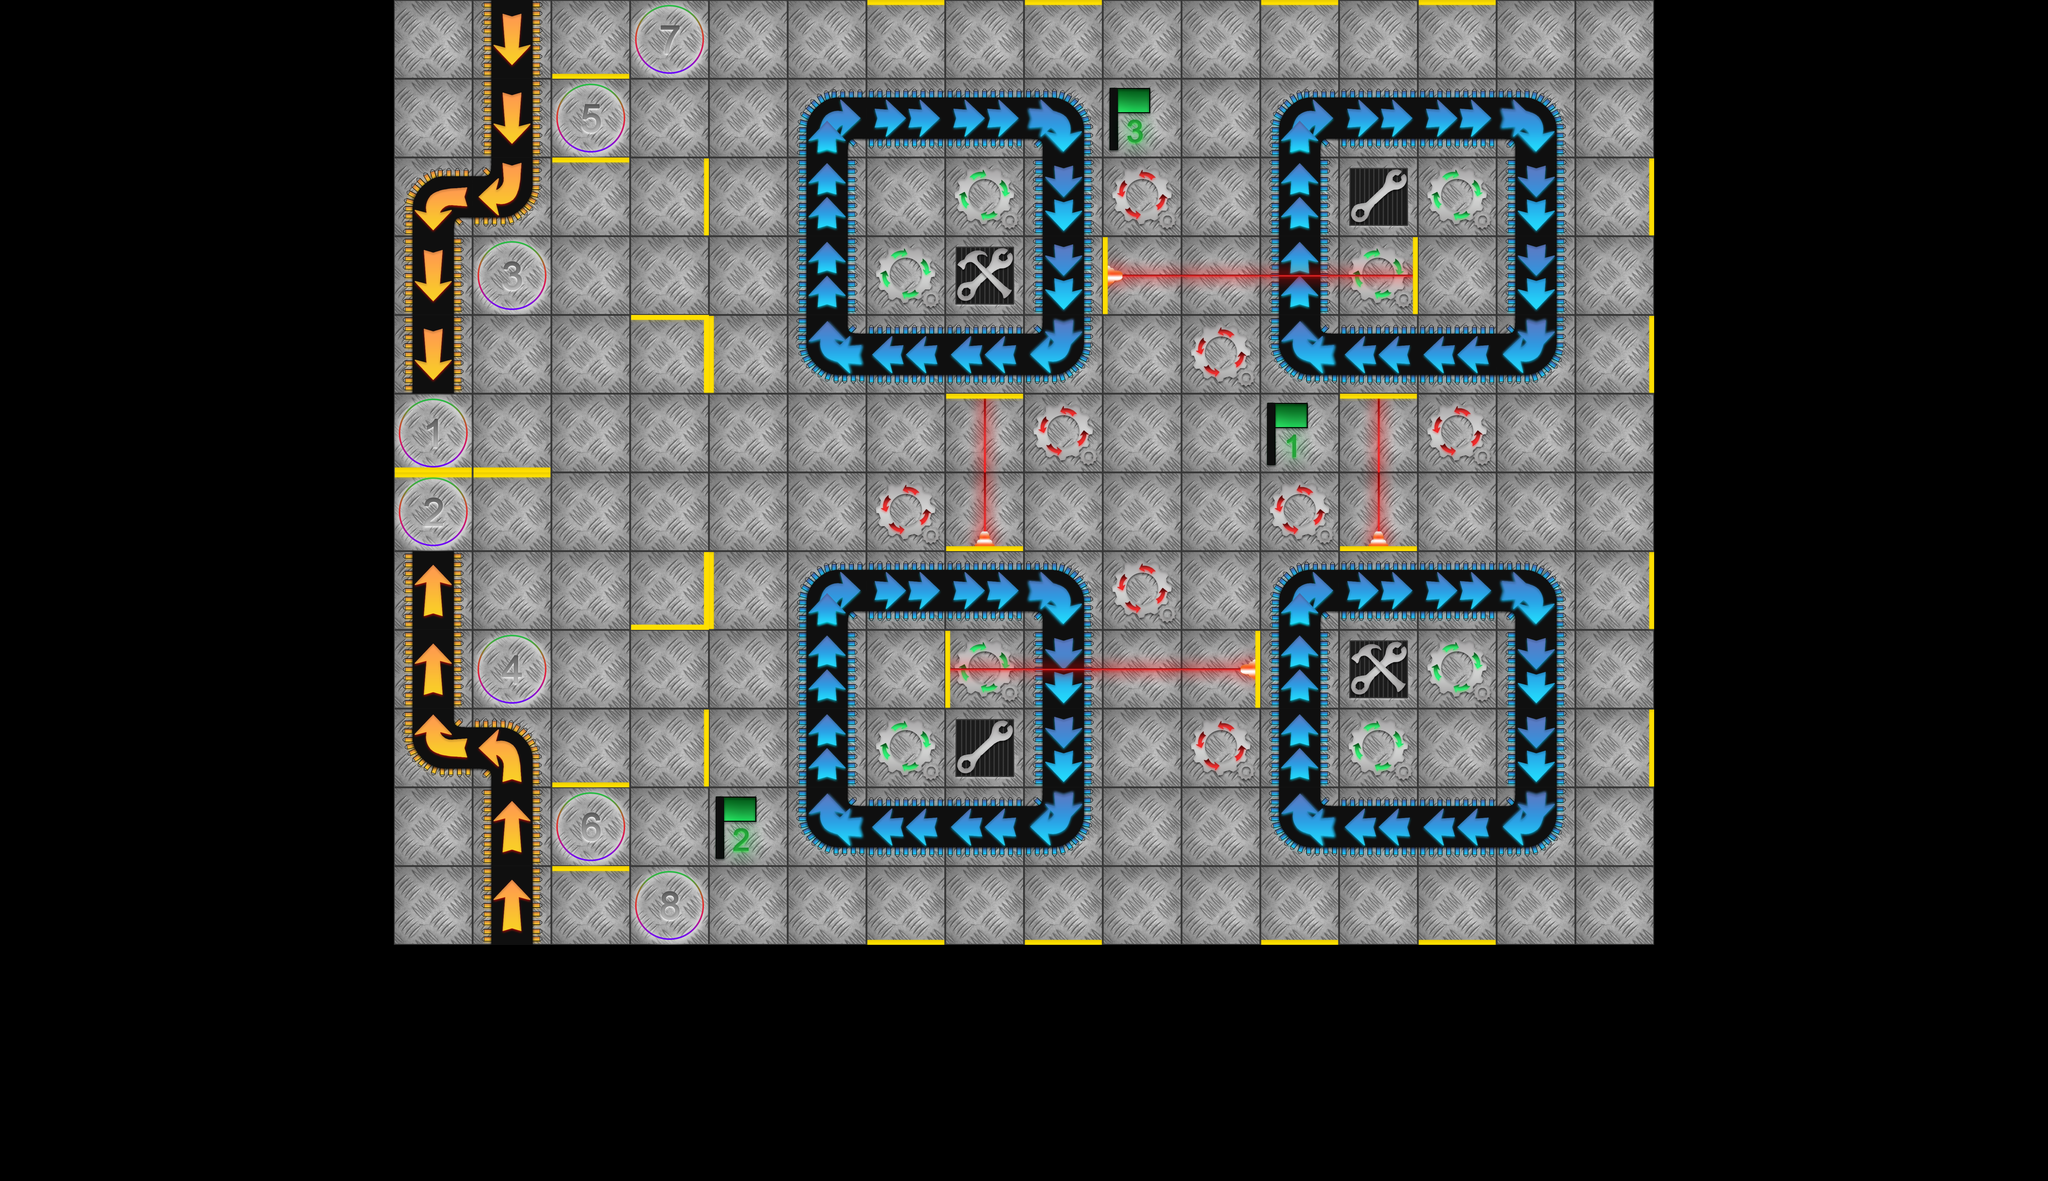

A 2D game scene composited from a Tiled map and its tileset images. What follows is a short description and the map's XML, with each tile layer's data collapsed to a summary:
An orthogonal 26x15 tile map with 256x256 px tiles, 12 tile layers (ground, yellowArrow, blueArrow, cog, ...).

<map version="1.2" tiledversion="1.3.2" orientation="orthogonal" renderorder="right-down" compressionlevel="0" width="26" height="15" tilewidth="256" tileheight="256" infinite="0" nextlayerid="18" nextobjectid="1">
 <tileset firstgid="1" source="Tileset.tsx" />
 <layer id="1" name="ground" width="26" height="15">
  <data>[390 cells, 192 non-empty, 1 distinct tile ids]</data>
 </layer>
 <layer id="3" name="yellowArrow" width="26" height="15">
  <data>[390 cells, 12 non-empty, 6 distinct tile ids]</data>
 </layer>
 <layer id="4" name="blueArrow" width="26" height="15">
  <data>[390 cells, 48 non-empty, 8 distinct tile ids]</data>
 </layer>
 <layer id="5" name="cog" width="26" height="15">
  <data>[390 cells, 16 non-empty, 2 distinct tile ids]</data>
 </layer>
 <layer id="7" name="laserBeam" width="26" height="15">
  <data>[390 cells, 12 non-empty, 2 distinct tile ids]</data>
 </layer>
 <layer id="8" name="laser" width="26" height="15">
  <data>[390 cells, 4 non-empty, 3 distinct tile ids]</data>
 </layer>
 <layer id="9" name="playerStart" width="26" height="15">
  <data>[390 cells, 8 non-empty, 8 distinct tile ids]</data>
 </layer>
 <layer id="10" name="wall" width="26" height="15">
  <data>[390 cells, 32 non-empty, 4 distinct tile ids]</data>
 </layer>
 <layer id="11" name="doubleWall" width="26" height="15">
  <data>[390 cells, 2 non-empty, 2 distinct tile ids]</data>
 </layer>
 <layer id="12" name="repair" width="26" height="15">
  <data>[390 cells, 4 non-empty, 2 distinct tile ids]</data>
 </layer>
 <layer id="13" name="flag" width="26" height="15">
  <data>[390 cells, 3 non-empty, 3 distinct tile ids]</data>
 </layer>
 <layer id="14" name="player" width="26" height="15">
  <data>[390 cells, 0 non-empty, 0 distinct tile ids]</data>
 </layer>
</map>
